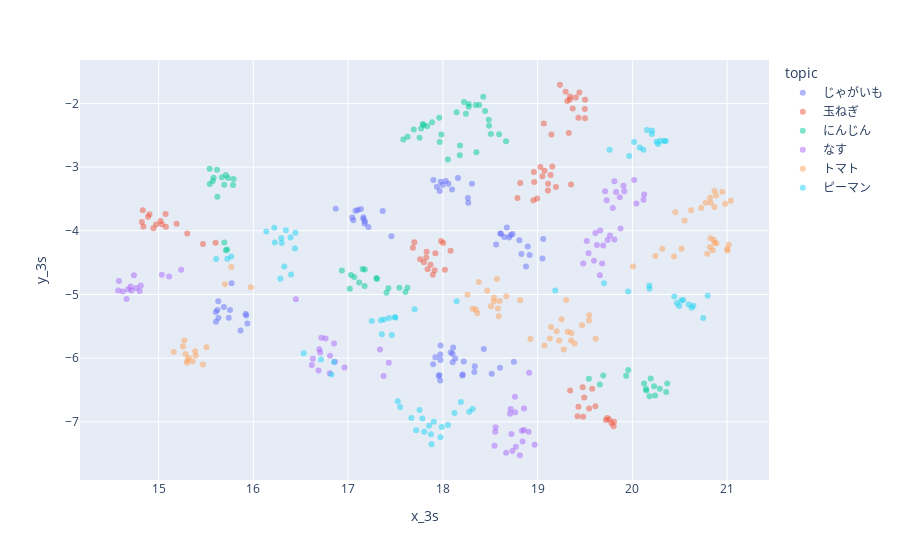

Source (notebook cell):
### Markdown cell above
### 3-small

### Code cell
display('3s','topic')
